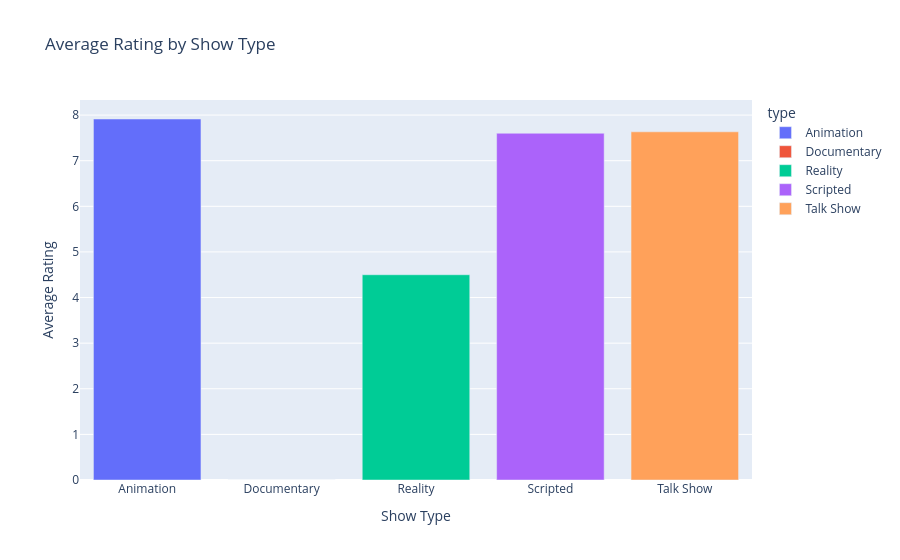

The code cell stored with this chart in its notebook:
### Markdown cell above
### CHART 1 — INTERACTIVE BAR CHART

Average Rating by Show Type

### Code cell
avg_rating = (
    df.groupby("type", as_index=False)["rating_average"]
    .mean()
)

fig1 = px.bar(
    avg_rating,
    x="type",
    y="rating_average",
    color="type",
    title="Average Rating by Show Type",
    
    hover_data={
        "type": True,
        "rating_average": ':.2f'
    }
)

fig1.update_layout(
    xaxis_title="Show Type",
    yaxis_title="Average Rating"
)

fig1.write_html("interactive_bar_chart.html")

fig1.show()

### Figure 1 — Plotly figure (JSON) as saved in the notebook; plotly's stock layout.template omitted (floating-point values rounded to 4 significant figures)
{"data": [{"hovertemplate": "type=%{x}<br>rating_average=%{y:.2f}<extra></extra>", "legendgroup": "Animation", "marker": {"color": "#636efa", "pattern": {"shape": ""}}, "name": "Animation", "orientation": "v", "showlegend": true, "textposition": "auto", "type": "bar", "x": ["Animation"], "xaxis": "x", "y": [7.914], "yaxis": "y"}, {"hovertemplate": "type=%{x}<br>rating_average=%{y:.2f}<extra></extra>", "legendgroup": "Documentary", "marker": {"color": "#EF553B", "pattern": {"shape": ""}}, "name": "Documentary", "orientation": "v", "showlegend": true, "textposition": "auto", "type": "bar", "x": ["Documentary"], "xaxis": "x", "y": [0.0], "yaxis": "y"}, {"hovertemplate": "type=%{x}<br>rating_average=%{y:.2f}<extra></extra>", "legendgroup": "Reality", "marker": {"color": "#00cc96", "pattern": {"shape": ""}}, "name": "Reality", "orientation": "v", "showlegend": true, "textposition": "auto", "type": "bar", "x": ["Reality"], "xaxis": "x", "y": [4.5], "yaxis": "y"}, {"hovertemplate": "type=%{x}<br>rating_average=%{y:.2f}<extra></extra>", "legendgroup": "Scripted", "marker": {"color": "#ab63fa", "pattern": {"shape": ""}}, "name": "Scripted", "orientation": "v", "showlegend": true, "textposition": "auto", "type": "bar", "x": ["Scripted"], "xaxis": "x", "y": [7.602], "yaxis": "y"}, {"hovertemplate": "type=%{x}<br>rating_average=%{y:.2f}<extra></extra>", "legendgroup": "Talk Show", "marker": {"color": "#FFA15A", "pattern": {"shape": ""}}, "name": "Talk Show", "orientation": "v", "showlegend": true, "textposition": "auto", "type": "bar", "x": ["Talk Show"], "xaxis": "x", "y": [7.633], "yaxis": "y"}], "layout": {"barmode": "relative", "legend": {"title": {"text": "type"}, "tracegroupgap": 0}, "title": {"text": "Average Rating by Show Type"}, "xaxis": {"anchor": "y", "categoryarray": ["Animation", "Documentary", "Reality", "Scripted", "Talk Show"], "categoryorder": "array", "domain": [0, 1], "title": {"text": "Show Type"}}, "yaxis": {"anchor": "x", "domain": [0, 1], "title": {"text": "Average Rating"}}}}
